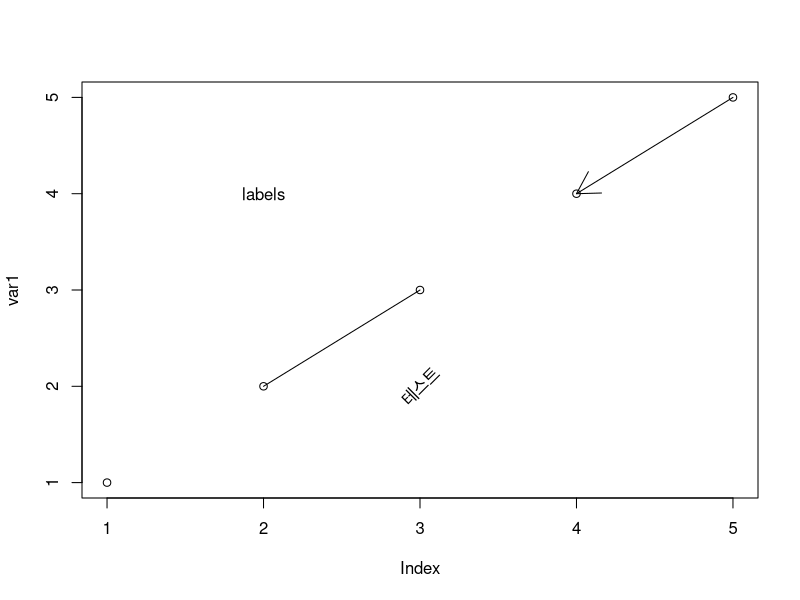
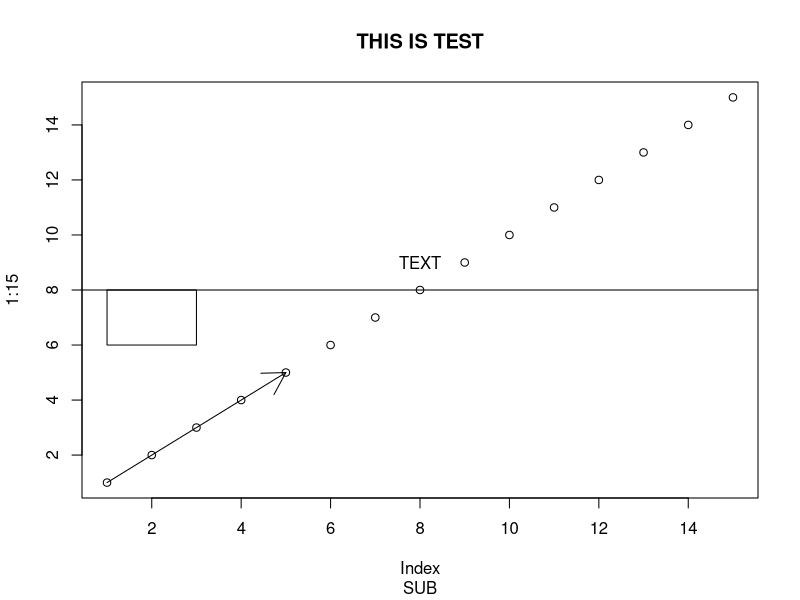

Recreate these plots in R, in order.
# 저수준 작도 함수
var1 <- 1:5
plot(var1)
segments(2,2,3,3)
arrows(5,5,4,4)
text(2,4,'labels')
text(3,2,"테스트",srt=45) 

plot(1:15)
abline(h=8)  # 선 긋기
rect(1,6,3,8)  # 사각형 그리기
arrows(1,1,5,5) # 화살표 그리기
text(8,9,"TEXT")  # 글자 쓰기
title("THIS IS TEST","SUB") # 제목 표시하기
